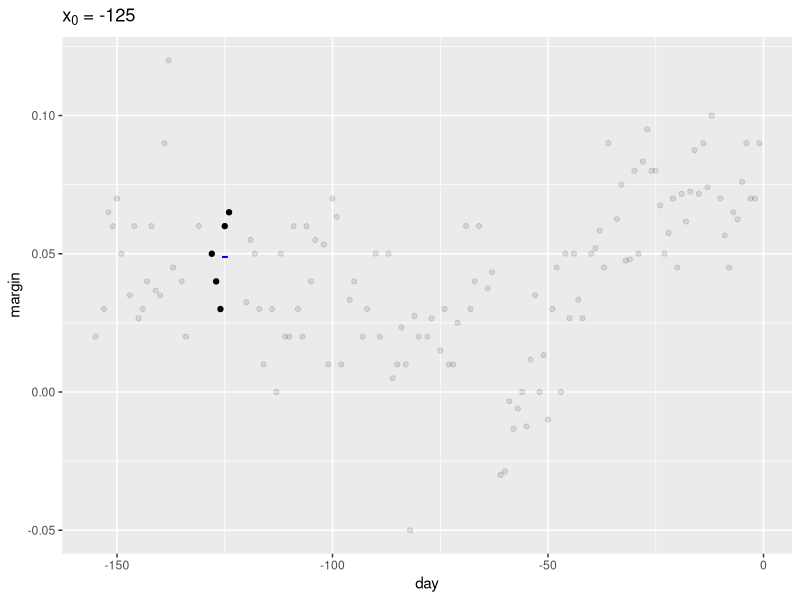
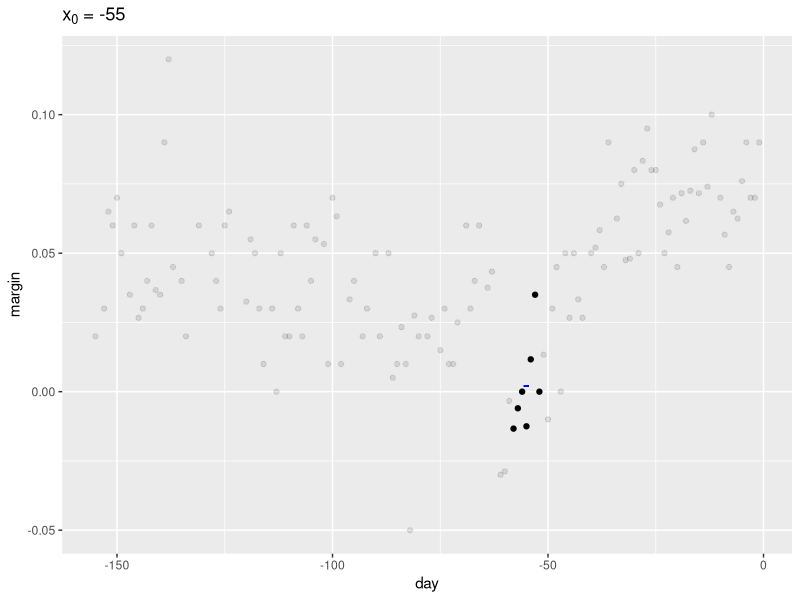
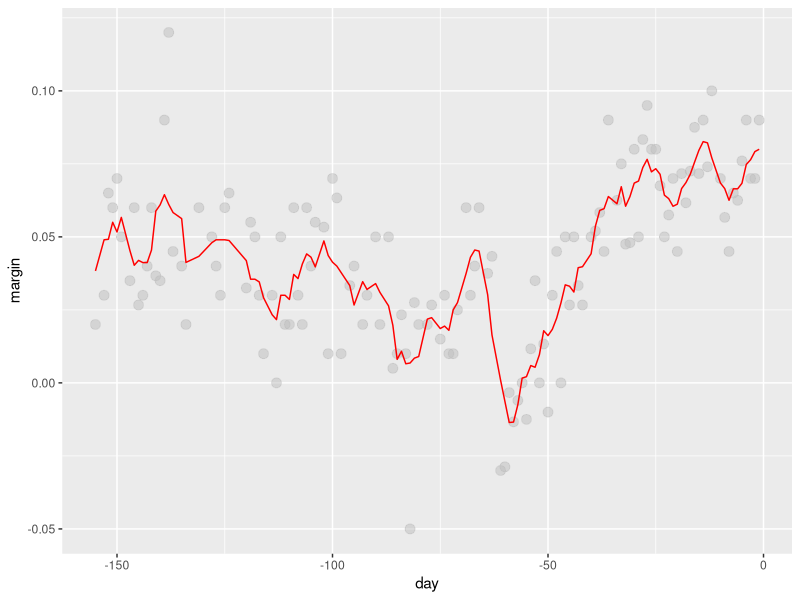
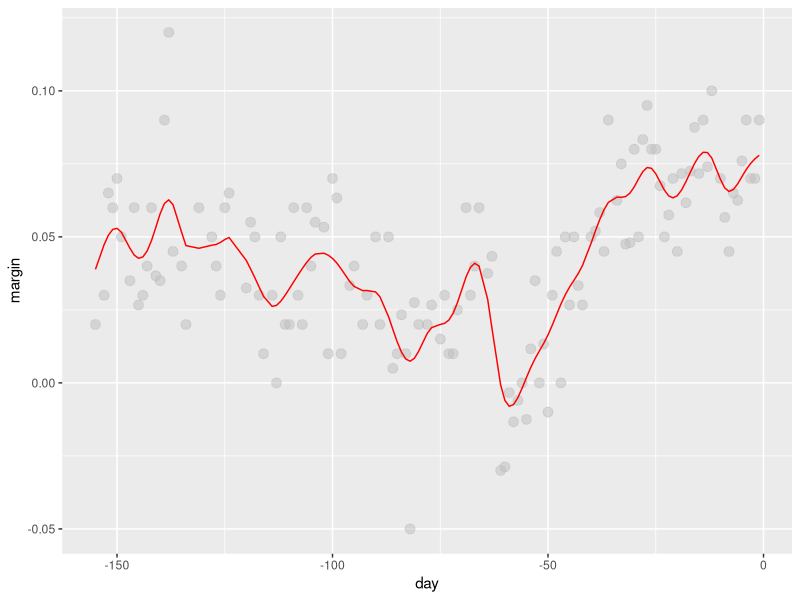

The R script that drew these images, in order:
## ---- chunk 1
library(tidyverse)
library(caret)
library(dslabs)
library(ggrepel)
data("polls_2008")
## ---- chunk 2
avg = polls_2008 %>% filter(day >= -125 - 3.5 & day <= -125 + 3.5) %>% 
  summarize(average_margin = mean(margin)) %>% .$average_margin

qplot(day, margin, data = polls_2008, alpha = ifelse(day <= -121.5 & day >= -128.5, 1, 0.3)) + theme(legend.position = "none") +
  geom_point(x = -125, aes(y = avg), color = "blue", shape = "-", size = 5) +
  labs(title = expression(paste(x[0], " = -125")))

## ---- chunk 3
avg = polls_2008 %>% filter(day >= -55 - 3.5 & day <= -55 + 3.5) %>% 
  summarize(average_margin = mean(margin)) %>% .$average_margin

qplot(day, margin, data = polls_2008, alpha = ifelse(day <= -55 + 3.5 & day >= -55 - 3.5, 1, 0.3)) + theme(legend.position = "none") +
  geom_point(x = -55, aes(y = avg), color = "blue", shape = "-", size = 5) +
  labs(title = expression(paste(x[0], " = -55")))
## ---- chunk 4
span = 7
fit = with(polls_2008,
           ksmooth(day, margin, x.points = day,
                   kernel = "box", bandwidth = span)
           )
polls_2008 %>% mutate(smooth = fit$y) %>% 
  ggplot(aes(day, margin)) +
  geom_point(size = 3, alpha = 0.5, color = "grey") +
  geom_line(aes(day, smooth), color = "red")
## ---- chunk 5
span = 7
fit = with(polls_2008,
           ksmooth(day, margin, x.points = day,
                   kernel = "normal", bandwidth = span)
           )
polls_2008 %>% mutate(smooth = fit$y) %>% 
  ggplot(aes(day, margin)) +
  geom_point(size = 3, alpha = 0.5, color = "grey") +
  geom_line(aes(day, smooth), color = "red")
